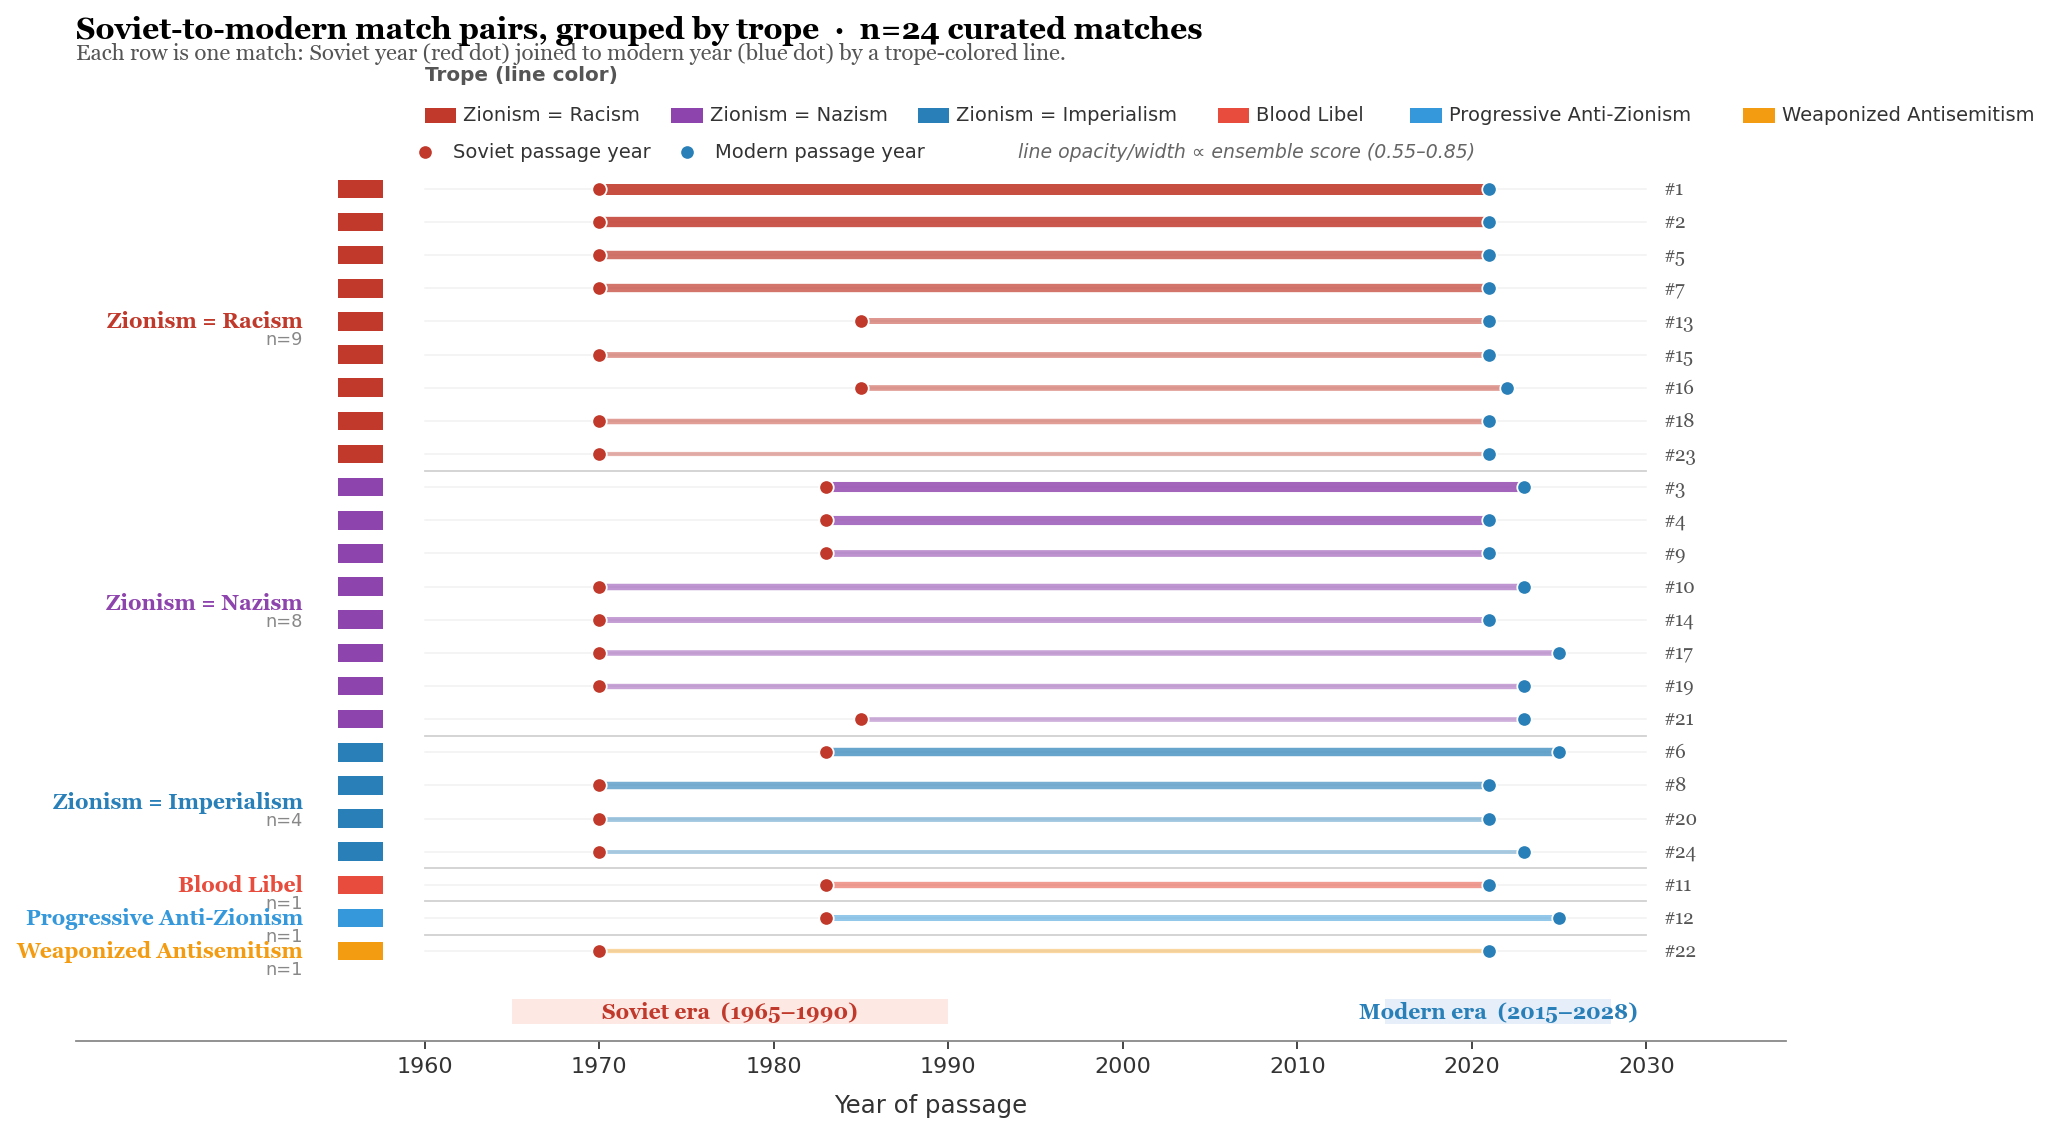

Here is the Python script that generated this plot:
"""
Dumbbell plot: one row per curated match. Each row has a red dot at the
Soviet passage year and a blue dot at the modern passage year, joined by
a line colored by the match's primary trope. Rows are grouped by trope so
each rhetorical family forms a vertical bundle; within a trope rows are
sorted by ensemble score descending.

Era bands (pale red 1965-1990, pale blue 2015-2028) anchor the x-axis.
Line opacity and width scale with ensembleScore.

Outputs viz_examples/dumbbell.png.
"""
import os, json
import matplotlib.pyplot as plt
from matplotlib.patches import Rectangle

HERE = os.path.dirname(os.path.abspath(__file__))
os.chdir(os.path.dirname(HERE))

TROPE_COLORS = {
    "ZIONISM_RACISM":          "#c0392b",
    "ZIONISM_NAZISM":          "#8e44ad",
    "ZIONISM_IMPERIALISM":     "#2980b9",
    "JEWISH_CONSPIRACY":       "#d35400",
    "DELEGITIMIZATION":        "#27ae60",
    "WEAPONIZED_ANTISEMITISM": "#f39c12",
    "DUAL_LOYALTY":            "#1abc9c",
    "BLOOD_LIBEL":             "#e74c3c",
    "ANTI_ZIONISM_PROGRESSIVE":"#3498db",
}
TROPE_SHORT = {
    "ZIONISM_RACISM":          "Zionism = Racism",
    "ZIONISM_NAZISM":          "Zionism = Nazism",
    "ZIONISM_IMPERIALISM":     "Zionism = Imperialism",
    "JEWISH_CONSPIRACY":       "Jewish Conspiracy",
    "DELEGITIMIZATION":        "Delegitimization",
    "WEAPONIZED_ANTISEMITISM": "Weaponized Antisemitism",
    "DUAL_LOYALTY":            "Dual Loyalty",
    "BLOOD_LIBEL":             "Blood Libel",
    "ANTI_ZIONISM_PROGRESSIVE":"Progressive Anti-Zionism",
}

# Trope display order: by count desc (based on current corpus) then alpha.
TROPE_ORDER = [
    "ZIONISM_RACISM",
    "ZIONISM_NAZISM",
    "ZIONISM_IMPERIALISM",
    "BLOOD_LIBEL",
    "ANTI_ZIONISM_PROGRESSIVE",
    "WEAPONIZED_ANTISEMITISM",
    "JEWISH_CONSPIRACY",
    "DELEGITIMIZATION",
    "DUAL_LOYALTY",
]


def scale_opacity(ens, lo=0.55, hi=0.85):
    f = (ens - lo) / (hi - lo)
    f = max(0.0, min(1.0, f))
    return 0.35 + 0.55 * f  # 0.35..0.90


def scale_width(ens, lo=0.55, hi=0.85):
    f = (ens - lo) / (hi - lo)
    f = max(0.0, min(1.0, f))
    return 1.6 + 3.4 * f  # 1.6..5.0


def main():
    with open("viz_data.json") as f:
        matches = json.load(f)["matches"]

    matches = [m for m in matches if m.get("sovietYear") and m.get("modernYear") and m.get("tropes")]

    # Group by primary trope, then sort each group by ensembleScore desc.
    groups = {}
    for m in matches:
        t = m["tropes"][0]
        groups.setdefault(t, []).append(m)
    for t in groups:
        groups[t].sort(key=lambda x: -(x.get("ensembleScore") or x.get("similarity") or 0))

    ordered_tropes = [t for t in TROPE_ORDER if t in groups]
    rows = []   # list of (match, trope, is_first_in_group)
    for t in ordered_tropes:
        for i, m in enumerate(groups[t]):
            rows.append((m, t, i == 0))

    n_rows = len(rows)
    fig, ax = plt.subplots(figsize=(13, 7.2), dpi=160)

    # Y positions: top to bottom so first match is at top.
    y_positions = list(range(n_rows))[::-1]

    # X range.
    x_min, x_max = 1960, 2030

    # Era bands at bottom of the plot.
    band_y = -2.2
    band_h = 0.75
    ax.add_patch(Rectangle((1965, band_y), 1990 - 1965, band_h,
                           color="#fde8e4", zorder=1, linewidth=0))
    ax.add_patch(Rectangle((2015, band_y), 2028 - 2015, band_h,
                           color="#e5eef9", zorder=1, linewidth=0))
    ax.text((1965 + 1990) / 2, band_y + band_h / 2, "Soviet era  (1965–1990)",
            ha="center", va="center", fontsize=9.5, color="#c0392b",
            fontweight="bold", fontname="Georgia", zorder=2)
    ax.text((2015 + 2028) / 2, band_y + band_h / 2, "Modern era  (2015–2028)",
            ha="center", va="center", fontsize=9.5, color="#2980b9",
            fontweight="bold", fontname="Georgia", zorder=2)

    # Light horizontal grid at each row.
    for y in y_positions:
        ax.plot([x_min, x_max], [y, y], color="#f2f2f2", linewidth=0.7, zorder=1)

    # Dividers between trope groups.
    cursor = 0
    for t in ordered_tropes:
        cursor += len(groups[t])
        # divider line just below the last row of the group
        div_y = n_rows - cursor - 0.5
        if cursor < n_rows:
            ax.plot([x_min, x_max], [div_y, div_y],
                    color="#d0d0d0", linewidth=0.8, linestyle="-", zorder=1)

    # Dumbbells.
    for (m, t, is_first), y in zip(rows, y_positions):
        color = TROPE_COLORS[t]
        ens = m.get("ensembleScore") or m.get("similarity") or 0.5
        alpha = scale_opacity(ens)
        lw = scale_width(ens)
        sx = m["sovietYear"]
        mx = m["modernYear"]
        ax.plot([sx, mx], [y, y], color=color, alpha=alpha,
                linewidth=lw, solid_capstyle="round", zorder=3)
        ax.plot(sx, y, "o", color="#c0392b", markersize=6.5,
                markeredgecolor="white", markeredgewidth=0.8, zorder=5)
        ax.plot(mx, y, "o", color="#2980b9", markersize=6.5,
                markeredgecolor="white", markeredgewidth=0.8, zorder=5)

    # Left-side trope swatches (one per row) and group labels on the first row.
    swatch_x = 1955  # just off the x-axis range
    for (m, t, is_first), y in zip(rows, y_positions):
        color = TROPE_COLORS[t]
        ax.add_patch(Rectangle((swatch_x, y - 0.28), 2.6, 0.56,
                               color=color, zorder=4, linewidth=0))
    # Group labels positioned on the first row of each group.
    cursor = 0
    for t in ordered_tropes:
        first_row_idx = cursor
        last_row_idx = cursor + len(groups[t]) - 1
        cursor += len(groups[t])
        # y of first row
        y_top = n_rows - first_row_idx - 1
        y_bot = n_rows - last_row_idx - 1
        y_mid = (y_top + y_bot) / 2
        ax.text(1953, y_mid, TROPE_SHORT[t],
                ha="right", va="center", fontsize=9.5, color=TROPE_COLORS[t],
                fontweight="bold", fontname="Georgia")
        # group count badge
        ax.text(1953, y_mid - 0.55, f"n={len(groups[t])}",
                ha="right", va="center", fontsize=8, color="#888")

    # Right-side match-id labels.
    for (m, t, is_first), y in zip(rows, y_positions):
        ax.text(2031, y, f"#{m['id']}", fontsize=8.5, va="center",
                ha="left", color="#555", fontname="Georgia")

    # X-axis ticks.
    ax.set_xticks([1960, 1970, 1980, 1990, 2000, 2010, 2020, 2030])
    ax.set_xlim(1940, 2038)
    ax.set_ylim(band_y - 0.5, n_rows - 0.3)

    ax.set_yticks([])
    ax.spines["top"].set_visible(False)
    ax.spines["right"].set_visible(False)
    ax.spines["left"].set_visible(False)
    ax.spines["bottom"].set_color("#888")
    ax.tick_params(axis="x", labelsize=10, colors="#333")
    ax.set_xlabel("Year of passage", fontsize=11, color="#333", labelpad=8)

    # Legend strip on top: one swatch per trope present.
    legend_y = n_rows + 1.0
    ax.set_ylim(band_y - 0.5, legend_y + 1.6)
    lx = 1960
    ax.text(1960, legend_y + 1.15, "Trope (line color)",
            fontsize=9, color="#555", fontweight="bold", va="bottom")
    for t in ordered_tropes:
        label = TROPE_SHORT[t]
        ax.add_patch(Rectangle((lx, legend_y), 1.8, 0.45,
                               color=TROPE_COLORS[t], linewidth=0))
        ax.text(lx + 2.2, legend_y + 0.22, label,
                fontsize=8.8, va="center", color="#333")
        lx += 2.2 + len(label) * 0.62 + 2.0

    # Dot legend (Soviet / Modern) below trope legend.
    dot_y = legend_y - 0.9
    ax.plot(1960, dot_y, "o", color="#c0392b", markersize=6.5,
            markeredgecolor="white", markeredgewidth=0.8)
    ax.text(1961.6, dot_y, "Soviet passage year",
            fontsize=8.8, va="center", color="#333")
    ax.plot(1975, dot_y, "o", color="#2980b9", markersize=6.5,
            markeredgecolor="white", markeredgewidth=0.8)
    ax.text(1976.6, dot_y, "Modern passage year",
            fontsize=8.8, va="center", color="#333")
    ax.text(1994, dot_y, "line opacity/width ∝ ensemble score (0.55–0.85)",
            fontsize=8.5, va="center", color="#666", style="italic")

    # Title.
    ax.set_title(
        f"Soviet-to-modern match pairs, grouped by trope  ·  n={n_rows} curated matches",
        fontsize=13.5, fontweight="bold", loc="left", pad=14, fontname="Georgia",
    )
    ax.text(0.0, 1.01,
            "Each row is one match: Soviet year (red dot) joined to modern year (blue dot) by a trope-colored line.",
            transform=ax.transAxes,
            fontsize=10, color="#555", fontname="Georgia")

    fig.tight_layout()
    out = "viz_examples/dumbbell.png"
    fig.savefig(out, dpi=160, bbox_inches="tight", facecolor="white")
    print(f"Wrote {out}")


if __name__ == "__main__":
    main()
